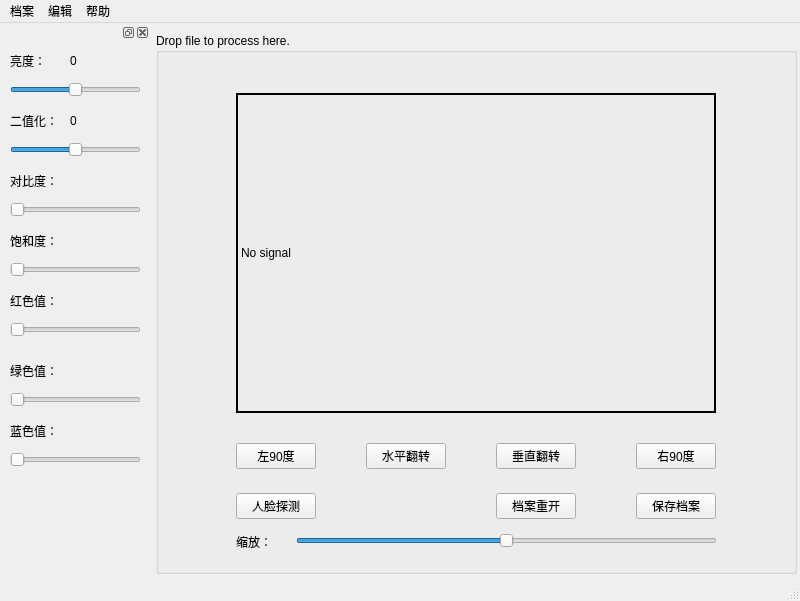
<?xml version="1.0" encoding="UTF-8"?>
<ui version="4.0">
 <class>MainWindow</class>
 <widget class="QMainWindow" name="MainWindow">
  <property name="geometry">
   <rect>
    <x>0</x>
    <y>0</y>
    <width>800</width>
    <height>601</height>
   </rect>
  </property>
  <property name="windowTitle">
   <string>CvMei_2204271α</string>
  </property>
  <property name="statusTip">
   <string/>
  </property>
  <widget class="QWidget" name="centralwidget">
   <property name="statusTip">
    <string/>
   </property>
   <widget class="QLabel" name="label">
    <property name="geometry">
     <rect>
      <x>515</x>
      <y>560</y>
      <width>56</width>
      <height>18</height>
     </rect>
    </property>
    <property name="text">
     <string>TextLabel</string>
    </property>
   </widget>
   <widget class="QGroupBox" name="groupBox">
    <property name="geometry">
     <rect>
      <x>0</x>
      <y>10</y>
      <width>641</width>
      <height>541</height>
     </rect>
    </property>
    <property name="title">
     <string>Drop file to process here.</string>
    </property>
    <widget class="QLabel" name="viewLabel">
     <property name="geometry">
      <rect>
       <x>80</x>
       <y>60</y>
       <width>480</width>
       <height>320</height>
      </rect>
     </property>
     <property name="frameShape">
      <enum>QFrame::WinPanel</enum>
     </property>
     <property name="text">
      <string>No signal</string>
     </property>
    </widget>
    <widget class="QPushButton" name="pushButton_left1">
     <property name="geometry">
      <rect>
       <x>80</x>
       <y>410</y>
       <width>80</width>
       <height>26</height>
      </rect>
     </property>
     <property name="text">
      <string>左90度</string>
     </property>
    </widget>
    <widget class="QPushButton" name="pushButton_right1">
     <property name="geometry">
      <rect>
       <x>480</x>
       <y>410</y>
       <width>80</width>
       <height>26</height>
      </rect>
     </property>
     <property name="text">
      <string>右90度</string>
     </property>
    </widget>
    <widget class="QPushButton" name="pushButton_horizontal1">
     <property name="geometry">
      <rect>
       <x>210</x>
       <y>410</y>
       <width>80</width>
       <height>26</height>
      </rect>
     </property>
     <property name="text">
      <string>水平翻转</string>
     </property>
    </widget>
    <widget class="QPushButton" name="pushButton_vertically1">
     <property name="geometry">
      <rect>
       <x>340</x>
       <y>410</y>
       <width>80</width>
       <height>26</height>
      </rect>
     </property>
     <property name="text">
      <string>垂直翻转</string>
     </property>
    </widget>
    <widget class="QPushButton" name="pushButton_Save1">
     <property name="geometry">
      <rect>
       <x>480</x>
       <y>460</y>
       <width>80</width>
       <height>26</height>
      </rect>
     </property>
     <property name="text">
      <string>保存档案</string>
     </property>
    </widget>
    <widget class="QPushButton" name="pushButton_faceregonize1">
     <property name="geometry">
      <rect>
       <x>80</x>
       <y>460</y>
       <width>80</width>
       <height>26</height>
      </rect>
     </property>
     <property name="text">
      <string>人脸探测</string>
     </property>
    </widget>
    <widget class="QPushButton" name="pushButton_reload1">
     <property name="geometry">
      <rect>
       <x>340</x>
       <y>460</y>
       <width>80</width>
       <height>26</height>
      </rect>
     </property>
     <property name="text">
      <string>档案重开</string>
     </property>
    </widget>
    <widget class="QSlider" name="horizontalSlider_zoom1">
     <property name="geometry">
      <rect>
       <x>140</x>
       <y>500</y>
       <width>421</width>
       <height>16</height>
      </rect>
     </property>
     <property name="maximum">
      <number>200</number>
     </property>
     <property name="value">
      <number>100</number>
     </property>
     <property name="orientation">
      <enum>Qt::Horizontal</enum>
     </property>
    </widget>
    <widget class="QLabel" name="label_zoom1">
     <property name="geometry">
      <rect>
       <x>80</x>
       <y>500</y>
       <width>56</width>
       <height>18</height>
      </rect>
     </property>
     <property name="text">
      <string>缩放：</string>
     </property>
    </widget>
   </widget>
  </widget>
  <widget class="QMenuBar" name="menubar">
   <property name="geometry">
    <rect>
     <x>0</x>
     <y>0</y>
     <width>800</width>
     <height>23</height>
    </rect>
   </property>
   <property name="statusTip">
    <string/>
   </property>
   <widget class="QMenu" name="menuFile1">
    <property name="title">
     <string>档案</string>
    </property>
    <addaction name="action_Open"/>
    <addaction name="action_Save"/>
   </widget>
   <widget class="QMenu" name="menu">
    <property name="title">
     <string>编辑</string>
    </property>
    <addaction name="action_H"/>
    <addaction name="action_J"/>
    <addaction name="action_B"/>
    <addaction name="action_Y"/>
    <addaction name="action_G"/>
   </widget>
   <widget class="QMenu" name="menu_2">
    <property name="title">
     <string>帮助</string>
    </property>
    <addaction name="action_CvMei"/>
    <addaction name="action_Qt"/>
   </widget>
   <addaction name="menuFile1"/>
   <addaction name="menu"/>
   <addaction name="menu_2"/>
  </widget>
  <widget class="QStatusBar" name="statusBar1">
   <property name="statusTip">
    <string/>
   </property>
  </widget>
  <widget class="QDockWidget" name="dockWidget">
   <property name="minimumSize">
    <size>
     <width>150</width>
     <height>555</height>
    </size>
   </property>
   <property name="maximumSize">
    <size>
     <width>150</width>
     <height>555</height>
    </size>
   </property>
   <property name="statusTip">
    <string/>
   </property>
   <attribute name="dockWidgetArea">
    <number>1</number>
   </attribute>
   <widget class="QWidget" name="sideBar1">
    <widget class="QLabel" name="label_light1">
     <property name="geometry">
      <rect>
       <x>10</x>
       <y>10</y>
       <width>56</width>
       <height>18</height>
      </rect>
     </property>
     <property name="text">
      <string>亮度：</string>
     </property>
    </widget>
    <widget class="QLabel" name="label_light2">
     <property name="geometry">
      <rect>
       <x>70</x>
       <y>10</y>
       <width>56</width>
       <height>18</height>
      </rect>
     </property>
     <property name="text">
      <string>0</string>
     </property>
    </widget>
    <widget class="QSlider" name="horizontalSlider_light1">
     <property name="geometry">
      <rect>
       <x>10</x>
       <y>40</y>
       <width>131</width>
       <height>16</height>
      </rect>
     </property>
     <property name="minimum">
      <number>-300</number>
     </property>
     <property name="maximum">
      <number>300</number>
     </property>
     <property name="orientation">
      <enum>Qt::Horizontal</enum>
     </property>
    </widget>
    <widget class="QLabel" name="label_binary1">
     <property name="geometry">
      <rect>
       <x>10</x>
       <y>70</y>
       <width>56</width>
       <height>18</height>
      </rect>
     </property>
     <property name="text">
      <string>二值化：</string>
     </property>
    </widget>
    <widget class="QLabel" name="label_binary2">
     <property name="geometry">
      <rect>
       <x>70</x>
       <y>70</y>
       <width>56</width>
       <height>18</height>
      </rect>
     </property>
     <property name="text">
      <string>0</string>
     </property>
    </widget>
    <widget class="QSlider" name="horizontalSlider_binary1">
     <property name="geometry">
      <rect>
       <x>10</x>
       <y>100</y>
       <width>131</width>
       <height>16</height>
      </rect>
     </property>
     <property name="maximum">
      <number>255</number>
     </property>
     <property name="value">
      <number>128</number>
     </property>
     <property name="orientation">
      <enum>Qt::Horizontal</enum>
     </property>
    </widget>
    <widget class="QLabel" name="label_contrast1">
     <property name="geometry">
      <rect>
       <x>10</x>
       <y>130</y>
       <width>56</width>
       <height>18</height>
      </rect>
     </property>
     <property name="text">
      <string>对比度：</string>
     </property>
    </widget>
    <widget class="QSlider" name="horizontalSlider_contrast1">
     <property name="geometry">
      <rect>
       <x>10</x>
       <y>160</y>
       <width>131</width>
       <height>16</height>
      </rect>
     </property>
     <property name="orientation">
      <enum>Qt::Horizontal</enum>
     </property>
    </widget>
    <widget class="QLabel" name="label_saturation1">
     <property name="geometry">
      <rect>
       <x>10</x>
       <y>190</y>
       <width>56</width>
       <height>18</height>
      </rect>
     </property>
     <property name="text">
      <string>饱和度：</string>
     </property>
    </widget>
    <widget class="QSlider" name="horizontalSlider_saturation1">
     <property name="geometry">
      <rect>
       <x>10</x>
       <y>220</y>
       <width>131</width>
       <height>16</height>
      </rect>
     </property>
     <property name="orientation">
      <enum>Qt::Horizontal</enum>
     </property>
    </widget>
    <widget class="QLabel" name="label_red1">
     <property name="geometry">
      <rect>
       <x>10</x>
       <y>250</y>
       <width>56</width>
       <height>18</height>
      </rect>
     </property>
     <property name="text">
      <string>红色值：</string>
     </property>
    </widget>
    <widget class="QSlider" name="horizontalSlider_red1">
     <property name="geometry">
      <rect>
       <x>10</x>
       <y>280</y>
       <width>131</width>
       <height>16</height>
      </rect>
     </property>
     <property name="orientation">
      <enum>Qt::Horizontal</enum>
     </property>
    </widget>
    <widget class="QLabel" name="label_green1">
     <property name="geometry">
      <rect>
       <x>10</x>
       <y>320</y>
       <width>56</width>
       <height>18</height>
      </rect>
     </property>
     <property name="text">
      <string>绿色值：</string>
     </property>
    </widget>
    <widget class="QSlider" name="horizontalSlider_green1">
     <property name="geometry">
      <rect>
       <x>10</x>
       <y>350</y>
       <width>131</width>
       <height>16</height>
      </rect>
     </property>
     <property name="orientation">
      <enum>Qt::Horizontal</enum>
     </property>
    </widget>
    <widget class="QLabel" name="label_blue1">
     <property name="geometry">
      <rect>
       <x>10</x>
       <y>380</y>
       <width>56</width>
       <height>18</height>
      </rect>
     </property>
     <property name="text">
      <string>蓝色值：</string>
     </property>
    </widget>
    <widget class="QSlider" name="horizontalSlider_blue1">
     <property name="geometry">
      <rect>
       <x>10</x>
       <y>410</y>
       <width>131</width>
       <height>16</height>
      </rect>
     </property>
     <property name="orientation">
      <enum>Qt::Horizontal</enum>
     </property>
    </widget>
   </widget>
  </widget>
  <action name="action_Open">
   <property name="text">
    <string>打开档案(&amp;O)</string>
   </property>
   <property name="toolTip">
    <string>打开档案</string>
   </property>
   <property name="statusTip">
    <string/>
   </property>
   <property name="shortcut">
    <string>Ctrl+O</string>
   </property>
  </action>
  <action name="action_H">
   <property name="text">
    <string>灰度化(&amp;H)</string>
   </property>
   <property name="shortcut">
    <string>Ctrl+H</string>
   </property>
  </action>
  <action name="action_J">
   <property name="text">
    <string>均值滤波(&amp;J)</string>
   </property>
   <property name="shortcut">
    <string>Ctrl+J</string>
   </property>
  </action>
  <action name="action_B">
   <property name="text">
    <string>边缘探测(&amp;B)</string>
   </property>
   <property name="shortcut">
    <string>Ctrl+B</string>
   </property>
  </action>
  <action name="action_Y">
   <property name="text">
    <string>边缘与原图(&amp;Y)</string>
   </property>
   <property name="shortcut">
    <string>Ctrl+Y</string>
   </property>
  </action>
  <action name="action_G">
   <property name="text">
    <string>伽马变换(&amp;G)</string>
   </property>
   <property name="shortcut">
    <string>Ctrl+G</string>
   </property>
  </action>
  <action name="action_Save">
   <property name="text">
    <string>保存档案(&amp;S)</string>
   </property>
   <property name="shortcut">
    <string>Ctrl+S</string>
   </property>
  </action>
  <action name="action_CvMei">
   <property name="text">
    <string>关于CvMei</string>
   </property>
  </action>
  <action name="action_Qt">
   <property name="text">
    <string>关于Qt</string>
   </property>
  </action>
 </widget>
 <resources/>
 <connections/>
</ui>
